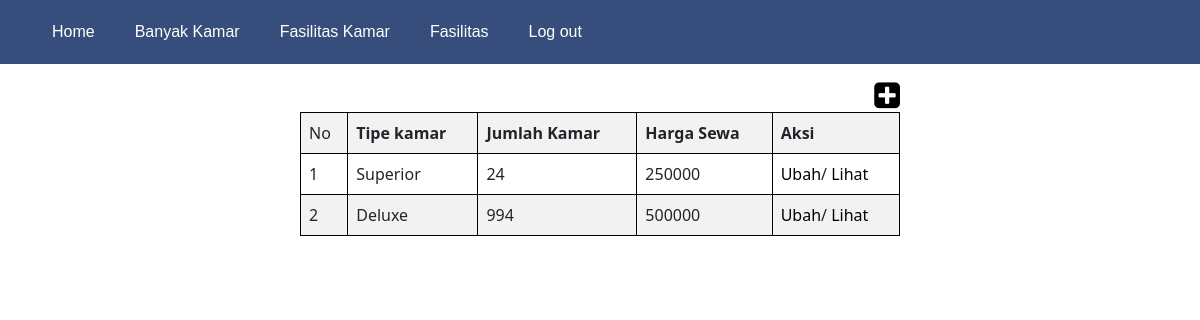
Screenshot of /admin/kamarad.php with the database file from the repository.
### tables this page shows
CREATE TABLE `kamar` (
  `id_kamar` int(11) NOT NULL,
  `id_jenis_kamar` int(11) NOT NULL,
  `banyak_kamar` int(11) NOT NULL,
  `harga_sewa` int(11) NOT NULL
);

CREATE TABLE `jenis_kamar` (
  `id_jeniskamar` int(11) NOT NULL,
  `nama_kamar` varchar(50) NOT NULL,
  `Fasilitas` text NOT NULL,
  `gambar` text NOT NULL
);

### admin/kamarad.php (the view, shortened to what this page needs)
<!DOCTYPE html>
<html lang="en">
<head>
    <link rel="stylesheet" href="style.css">
    <link rel="stylesheet" href="https://cdn.jsdelivr.net/npm/bootstrap@5.3.0-alpha1/dist/css/bootstrap.min.css">
    <link rel="stylesheet" href="https://cdnjs.cloudflare.com/ajax/libs/font-awesome/4.7.0/css/font-awesome.min.css">
</head>
<body>
    <?php
    include "headeradm.php";
    ?>
    <br>
    <br>
    <div>
    <center>
    <div class="tb">
    <table  class="table table-striped">
        <tr>
            <td>No</td>
            <th>Tipe kamar</th>
            <th>Jumlah Kamar</th>
            <th>Harga Sewa</th>
            <th>Aksi</th>
        </tr>
            <?php
            include "../koneksi.php";
            $qry = mysqli_query($conn, "SELECT * FROM kamar, jenis_kamar WHERE kamar.id_jenis_kamar = jenis_kamar.id_jeniskamar order by id_jeniskamar");
           $nomor = 1;
            while($data = mysqli_fetch_array($qry)){
            ?>
            <tr>
            <td><?= $nomor++?></td>
            <td><?= $data['nama_kamar']?></td>
            <td><?= $data['banyak_kamar']?></td>
            <td><?= $data['harga_sewa']?></td>
            <td><a href="editkamar.php?id=<?=$data['id_kamar']?>">Ubah</a>/
                <a href="kamarad.php">Lihat</a>
            </td>
            <?php } ?>
        </tr>
        <div class="plus">
    <a href="tambahkamar.php"><i class="fa fa-plus-square" style="font-size:30px; color:black; "></i>
    </div>
    </table>
    </div>
    </center>
    </div>
</body>
</html>

### admin/style.css (style rules this page uses)
.tb { width: 600px; left: 100px; }
table tr th { border: 1px solid black; }
table tr td { border: 1px solid black; align-items: center; max-width: 260px; }
table tr td a { text-decoration: none; color: black; }
.plus { text-align: right; }

### admin/header.css (style rules this page uses)
*,html, body { margin: 0; padding: 0; }

### rows the page displays
kamar: id_jenis_kamar.nama_kamar "Superior", banyak_kamar "24", harga_sewa "250000"
kamar: id_jenis_kamar.nama_kamar "Deluxe", banyak_kamar "994", harga_sewa "500000"
